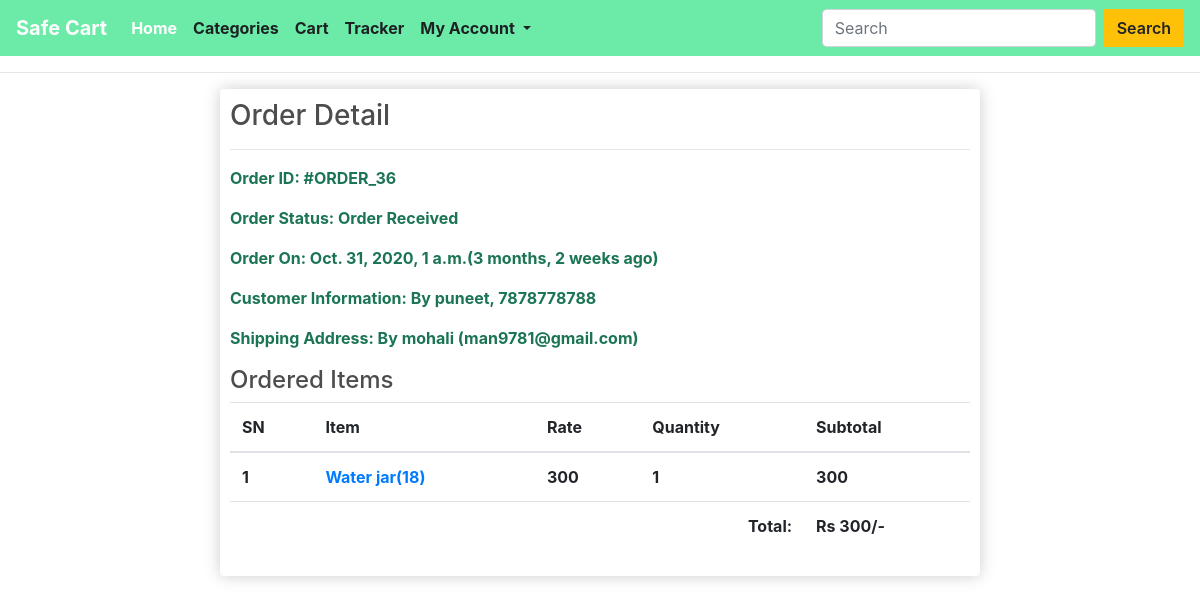
The page /profile/order-36/ (signed in) on the database its author committed.
### ecomapp/models.py (models this page shows, shortened)
class Order(models.Model):
    cart = models.OneToOneField(Cart, on_delete=models.CASCADE)
    ordered_by = models.CharField(max_length=200)
    shipping_address = models.CharField(max_length=200)
    mobile = models.CharField(max_length=10)
    email = models.EmailField(null=True, blank=True)
    subtotal = models.PositiveIntegerField()
    discount = models.PositiveIntegerField()
    total = models.PositiveIntegerField()
    order_status = models.CharField(max_length=50, choices=ORDER_STATUS)
    created_at = models.DateTimeField(auto_now_add=True)
    payment_method = models.CharField(
        max_length=20, choices=METHOD, default="Cash On Delivery")
    payment_completed = models.BooleanField(
        default=False, null=True, blank=True)

class CartProduct(models.Model):
    cart = models.ForeignKey(Cart, on_delete=models.CASCADE)
    product = models.ForeignKey(Product, on_delete=models.CASCADE)
    rate = models.PositiveIntegerField()
    quantity = models.PositiveIntegerField()
    subtotal = models.PositiveIntegerField()

class Product(models.Model):
    image = models.ImageField(upload_to="products")
    title = models.CharField(max_length=200)
    slug = models.SlugField(unique=True)
    category = models.ForeignKey(Category, on_delete=models.CASCADE)
    marked_price = models.PositiveIntegerField()
    selling_price = models.PositiveIntegerField()
    description = models.TextField( default="good for daily use...")
    warranty = models.CharField(max_length=300, null=True, blank=True)
    return_policy = models.CharField(max_length=300, null=True, blank=True)
    view_count = models.PositiveIntegerField(default=0)

### ecomapp/views.py (the view)
# urls.py: path("profile/order-<int:pk>/", CustomerOrderDetailView.as_view(),
class CustomerOrderDetailView(DetailView):
    template_name = "customerorderdetail.html"
    model = Order
    context_object_name = "ord_obj"
    def dispatch(self, request, *args, **kwargs):
        if request.user.is_authenticated and Customer.objects.filter(user=request.user).exists():
            order_id = self.kwargs["pk"]
            order = Order.objects.get(id=order_id)
            if request.user.customer != order.cart.customer:
                return redirect("ecomapp:customerprofile")
        else:
            return redirect("/login/?next=/profile/")
        return super().dispatch(request, *args, **kwargs)

### templates/customerorderdetail.html (shortened to what this page needs)
{% extends "base.html" %}
{% load humanize %}
{% block content %}
<div class="container">
    <div class="row">
        <div class="col-md-8 mx-auto box-element">
            <h3>Order Detail</h3><hr>
            <p><span class="font-weight-bold">Order ID: </span> #ORDER_{{ord_obj.id}}</p>
            <p><span class="font-weight-bold">Order Status: </span> {{ord_obj.order_status}}</p>
            <p><span class="font-weight-bold">Order On: </span> {{ord_obj.created_at}}({{ord_obj.created_at|timesince}} ago)</p>
            <p><span class="font-weight-bold">Customer Information: </span> By {{ord_obj.ordered_by}}, {{ord_obj.mobile}}</p>
            <p><span class="font-weight-bold">Shipping Address: </span> By {{ord_obj.shipping_address}} ({{ord_obj.email}})</p>
            <h4>Ordered Items</h4>
            <table class="table">
                <thead>
                    <tr>
                        <th>SN</th>
                        <th>Item</th>
                        <th>Rate</th>
                        <th>Quantity</th>
                        <th>Subtotal</th>
                    </tr>
                </thead>
                <tbody>
                    {% for cp in ord_obj.cart.cartproduct_set.all %}
                    <tr>
                        <td>{{forloop.counter}}</td>
                        <td><a target="_blank" href="{% url 'ecomapp:productdetail' cp.product.slug %}">{{cp.product.title}}({{cp.product.id}})</a></td>
                        <td>{{cp.rate}}</td>
                        <td>{{cp.quantity}}</td>
                        <td>{{cp.subtotal}}</td>
                    </tr>
                    {% endfor %}
                    <tr>
                        <th colspan="4" class="text-right">Total: </th>
                        <th>Rs {{ord_obj.total|intcomma}}/-</th>
                    </tr>
                </tbody>
            </table>
        </div>
    </div>
</div>
{% endblock %}

### static/css/main.css (style rules this page uses)
body { background-color: hsl(0, 0%, 98%); }
h1,h2,h3,h4,h5,h6 { color:hsl(0, 0%, 30%); }
.box-element { box-shadow:hsl(0, 0%, 80%) 0 0 16px; background-color: #fff; border-radius: 4px; padding: 10px; }

### templates/base.html (style rules this page uses)
body { margin: 0; font-family: -apple-system,BlinkMacSystemFont,"Segoe UI",Roboto,"Helvetica Neue",Arial,"Noto Sans",sans-serif,"Apple Color Emoji","Segoe UI Emoji","Segoe UI Symbol","Noto Color Emoji"; font-size: 1rem; font-weight: 700; line-height: -0.5; color: #1b7554; text-align: left; background-color: #fff; }

### rows shown on the page
Order: id "36", order_status "Order Received", created_at "Oct. 31, 2020, 1 a.m.", created_at "3 months, 2 weeks", ordered_by "puneet", mobile "7878778788", shipping_address "mohali", email "man9781@gmail.com", total "300"
CartProduct: product "Water jar", product.id "18", rate "300", quantity "1", subtotal "300"
